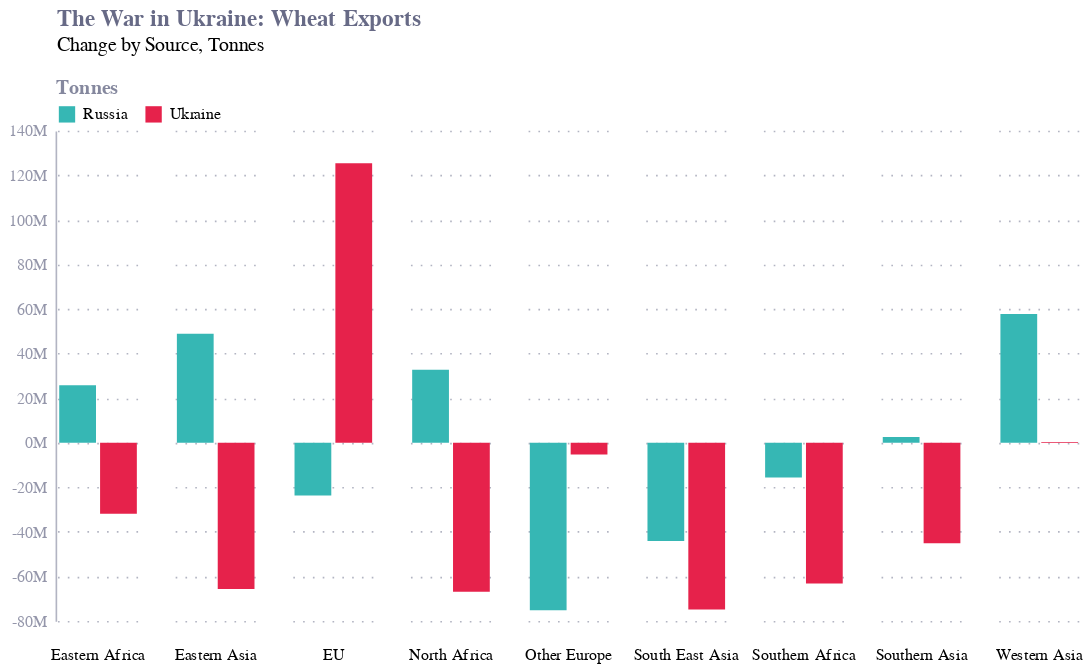

Notebook cell for this chart:
### Markdown cell above
# ChartOfTheDay: UKR Wheat Imports

### Code cell
df = pd.read_csv("fig1_wheat_imports_change.csv")


chart = alt.Chart(df).mark_bar().encode(
    x=alt.X('source:N', axis=alt.Axis(domain=False, tickOpacity=0, labels=False)),
    y=alt.Y('value:Q', axis=alt.Axis(title="Tonnes", titleY=-20, labelExpr="datum.value + 'M'")),
    color=alt.Color('source:N', legend=alt.Legend(orient="none", title=None, legendY=-16, legendX=0, direction="horizontal")),
    column=alt.Column('country:N', header=alt.Header(orient='bottom', title=""), sort=alt.EncodingSortField(field="Country", order="descending")),
).properties(
    width=50,
    height=300,
    title=alt.TitleParams("The War in Ukraine: Wheat Exports", subtitle=["Change by Source, Tonnes", ""], offset=0, color="#676A86", fontSize=14, subtitleFontSize=12, dx=30)
)

chart.save("fig1_COTD.json")
chart.save("fig1_COTD.png", scale_factor=2.0)

chart.display()

### Figure 1 — Vega-Lite specification as saved in the notebook (floating-point values rounded to 4 significant figures)
{"config": {"font": "Circular Std", "mark": {"line": {"interpolate": "monotone"}}, "view": {"stroke": "transparent", "width": 400, "height": 300}, "range": {"category": ["#36B7B4", "#E6224B", "#F4C245", "#0063AF", "#00A767", "#179FDB", "#EB5C2E"], "diverging": ["#E6224B", "#E54753", "#C9C9C9", "#179FDB", "#122B39"], "heatmap": ["#C9C9C9", "#179FDB", "#0063AF", "#122B39"], "ordinal": ["#00A767", "#36B7B4", "#179FDB", "#0063AF", "#243B5A"]}, "axisX": {"domainColor": "#676A86", "domainOpacity": 0.5, "grid": false, "labelAngle": 0, "labelColor": "#676A86", "labelOpacity": 0.7, "orient": "bottom", "tickColor": "#676A86", "tickCount": 10, "tickOpacity": 0.5, "title": false, "titleAlign": "center", "titleAnchor": "middle", "titleColor": "#676A86", "titleFontSize": 12, "titleOpacity": 0.8, "titleY": -15}, "axisY": {"domainColor": "#676A86", "domainOpacity": 0.5, "gridColor": "#676A86", "gridDash": [1, 5], "gridOpacity": 0.5, "labelColor": "#676A86", "labelOpacity": 0.7, "labelPadding": 5, "tickColor": "#676A86", "tickCount": 8, "tickOpacity": 0.5, "ticks": false, "titleAlign": "left", "titleAngle": 0, "titleBaseline": "bottom", "titleColor": "#676A86", "titleFontSize": 12, "titleOpacity": 0.8, "titleX": 0, "titleY": -7}}, "data": {"name": "data-eb9dfcc9ccc7b6db08c9c1bb9fa5ee16"}, "mark": {"type": "bar"}, "encoding": {"color": {"field": "source", "legend": {"direction": "horizontal", "legendX": 0, "legendY": -16, "orient": "none", "title": null}, "type": "nominal"}, "column": {"field": "country", "header": {"orient": "bottom", "title": ""}, "sort": {"field": "Country", "order": "descending"}, "type": "nominal"}, "x": {"axis": {"domain": false, "labels": false, "tickOpacity": 0}, "field": "source", "type": "nominal"}, "y": {"axis": {"labelExpr": "datum.value + 'M'", "title": "Tonnes", "titleY": -20}, "field": "value", "type": "quantitative"}}, "height": 300, "title": {"text": "The War in Ukraine: Wheat Exports", "color": "#676A86", "dx": 30, "fontSize": 14, "offset": 0, "subtitle": ["Change by Source, Tonnes", ""], "subtitleFontSize": 12}, "width": 50, "$schema": "https://vega.github.io/schema/vega-lite/v5.8.0.json", "datasets": {"data-eb9dfcc9ccc7b6db08c9c1bb9fa5ee16": [{"country": "Eastern Africa", "source": "Ukraine", "value": -31.9}, {"country": "Eastern Africa", "source": "Russia", "value": 25.8}, {"country": "Eastern Asia", "source": "Ukraine", "value": -65.7}, {"country": "Eastern Asia", "source": "Russia", "value": 48.9}, {"country": "EU", "source": "Ukraine", "value": 125.4}, {"country": "EU", "source": "Russia", "value": -23.7}, {"country": "North Africa", "source": "Ukraine", "value": -66.9}, {"country": "North Africa", "source": "Russia", "value": 32.7}, {"country": "Other Europe", "source": "Ukraine", "value": -5.3}, {"country": "Other Europe", "source": "Russia", "value": -75.2}, {"country": "South East Asia", "source": "Ukraine", "value": -74.9}, {"country": "South East Asia", "source": "Russia", "value": -44.1}, {"country": "Southern Africa", "source": "Ukraine", "value": -63.2}, {"country": "Southern Africa", "source": "Russia", "value": -15.6}, {"country": "Southern Asia", "source": "Ukraine", "value": -45.1}, {"country": "Southern Asia", "source": "Russia", "value": 2.59}, {"country": "Western Asia", "source": "Ukraine", "value": 0.27}, {"country": "Western Asia", "source": "Russia", "value": 57.7}]}}
